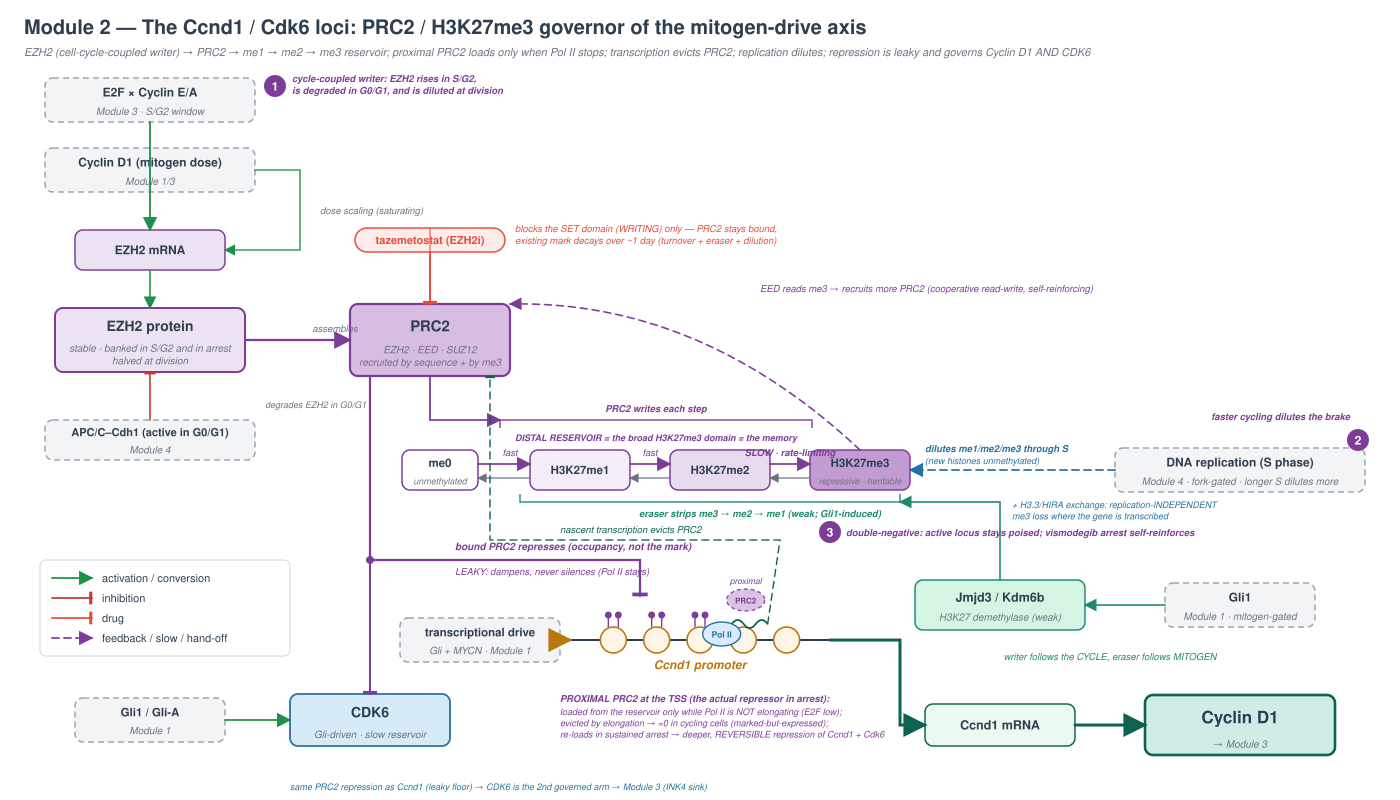

Here is the Python script that generated this plot:
"""Wireframe — Module 2: the Ccnd1 / Cdk6 loci (EZH2 → PRC2 → H3K27me3 reservoir; proximal PRC2; eraser; eviction;
S-phase dilution; leaky repression of BOTH Cyclin D1 and CDK6).

Boxes = species in the 2026-10 default branch of src/build_model_v44_heldt.py (EZH2_CORE_BLOCK with Cdh1-gated
degradation; serial me-chain with cooperative read-write, continuous fork-gated dilution and H3.3 exchange;
PRC2 catalytic/occupancy split; with_proximal_distal; with_cdk6_gli). No equations.
"""
import os, sys
sys.path.insert(0, os.path.dirname(__file__))
from wf import SVG, PAL

W, H = 1400, 800


def build():
    s = SVG(W, H)
    s.text(24, 34, "Module 2 — The Ccnd1 / Cdk6 loci: PRC2 / H3K27me3 governor of the mitogen-drive axis", fs=20, bold=True)
    s.text(24, 56, "EZH2 (cell-cycle-coupled writer) → PRC2 → me1 → me2 → me3 reservoir; proximal PRC2 loads only when Pol II stops; "
                   "transcription evicts PRC2; replication dilutes; repression is leaky and governs Cyclin D1 AND CDK6", fs=11, fill=PAL["grey"], italic=True)

    P, PL = PAL["ezh2_fill"], PAL["ezh2_line"]
    ER = "#1f8a70"

    # ---- EZH2 axis (left column) ----
    e2f_in = s.io(150, 100, "E2F × Cyclin E/A", sub="Module 3 · S/G2 window", w=210)
    cd_in = s.io(150, 170, "Cyclin D1 (mitogen dose)", sub="Module 1/3", w=210)
    ezm = s.node(150, 250, 150, 40, "EZH2 mRNA", fs=12, fill=P, stroke=PL)
    ez = s.node(150, 340, 190, 64, "EZH2 protein", sub="stable · banked in S/G2 and in arrest\nhalved at division", fs=14, fill=P, stroke=PL, sw=2)
    s.edge([e2f_in["b"], ezm["t"]], kind="act", width=1.8)
    s.edge([cd_in["r"], (300, 170), (300, 250), ezm["r"]], kind="act", width=1.4)
    s.label(320, 214, "dose scaling (saturating)", fs=9.5, anchor="start")
    s.edge([ezm["b"], ez["t"]], kind="act", width=1.6)
    s.badge(275, 86, 1)
    s.label(292, 82, "cycle-coupled writer: EZH2 rises in S/G2,\nis degraded in G0/G1, and is diluted at division", fs=9.5, anchor="start", color=PAL["fb"], bold=True)
    cdh1 = s.io(150, 440, "APC/C–Cdh1 (active in G0/G1)", sub="Module 4", w=210, h=40, fs=11)
    s.edge([cdh1["t"], ez["b"]], kind="inh", width=1.6)
    s.label(265, 408, "degrades EZH2 in G0/G1", fs=9, anchor="start")

    # ---- PRC2 ----
    prc2 = s.node(430, 340, 160, 72, "PRC2", sub="EZH2 · EED · SUZ12\nrecruited by sequence + by me3", fs=15, fill="#d7bde2", stroke=PL, sw=2.2)
    s.edge([ez["r"], prc2["l"]], kind="act", width=2.2, color=PL)
    s.label(335, 332, "assembles", fs=9.5)

    # EZH2i: catalytic inhibitor — blocks the SET domain (writing) only; PRC2 stays bound
    ezi = s.pill(430, 240, "tazemetostat (EZH2i)", w=150)
    s.edge([ezi["b"], prc2["t"]], kind="drug", width=2.0)
    s.label(515, 232, "blocks the SET domain (WRITING) only — PRC2 stays bound,\nexisting mark decays over ~1 day (turnover + eraser + dilution)",
            fs=9.5, color=PAL["drug"], anchor="start")

    # ---- methylation chain = the DISTAL RESERVOIR ----
    CY = 470
    xs = [440, 580, 720, 860]
    names = ["me0", "H3K27me1", "H3K27me2", "H3K27me3"]
    subs = ["unmethylated", None, None, "repressive · heritable"]
    fills = ["#ffffff", "#f4ecf7", "#e8daef", "#c39bd3"]
    ch = [s.node(x, CY, 100 if i else 76, 40, n, sub=sub, fs=11.5, fill=f, stroke=PL, sub_fs=9)
          for i, (x, n, sub, f) in enumerate(zip(xs, names, subs, fills))]
    for i in range(3):
        s.edge([(ch[i]["r"][0], CY - 6), (ch[i + 1]["l"][0], CY - 6)], kind="act", width=1.8, color=PL)
        s.edge([(ch[i + 1]["l"][0], CY + 8), (ch[i]["r"][0], CY + 8)], kind="plain", width=1.2)
    for i, lab in enumerate(["fast", "fast", "SLOW · rate-limiting"]):
        s.label((xs[i] + xs[i + 1]) / 2, CY - 14, lab, fs=9.5, color=PL, bold=(i == 2))
    s.line([(500, 428), (500, 420), (812, 420), (812, 428)], color=PL, width=1.4)
    s.edge([prc2["b"], (430, 420), (500, 420)], kind="act", width=1.8, color=PL)
    s.label(656, 412, "PRC2 writes each step", fs=9.5, color=PL, bold=True)
    s.label(656, 441, "DISTAL RESERVOIR = the broad H3K27me3 domain = the memory", fs=9, color=PL, bold=True)

    # erase bracket below
    s.line([(520, 494), (520, 502), (900, 502), (900, 494)], color=ER, width=1.4)
    jm = s.node(1000, 605, 170, 50, "Jmjd3 / Kdm6b", sub="H3K27 demethylase (weak)", fs=12.5, fill="#d5f5e3", stroke=ER)
    gli_in = s.io(1240, 605, "Gli1", sub="Module 1 · mitogen-gated", w=150)
    s.edge([gli_in["l"], jm["r"]], kind="act", width=1.6, color=ER)
    s.edge([jm["t"], (1000, 502), (900, 502)], kind="act", width=1.6, color=ER)
    s.label(760, 517, "eraser strips me3 → me2 → me1 (weak; Gli1-induced)", fs=9.5, color=ER, bold=True)
    s.label(1110, 660, "writer follows the CYCLE, eraser follows MITOGEN", fs=9.5, color=ER)

    # read-write feedback: me3 -> PRC2
    s.edge([ch[3]["t"], prc2["tr"]], kind="fb", width=1.6, curve=(700, 300))
    s.label(760, 292, "EED reads me3 → recruits more PRC2 (cooperative read-write, self-reinforcing)", fs=9.5, color=PAL["fb"], anchor="start")

    # replicative dilution (continuous, fork-gated) + H3.3 exchange
    rep = s.io(1240, 470, "DNA replication (S phase)", sub="Module 4 · fork-gated · longer S dilutes more", w=250)
    s.edge([rep["l"], ch[3]["r"]], kind="fb", width=1.8, color=PAL["blue"])
    s.label(925, 452, "dilutes me1/me2/me3 through S", fs=9.5, color=PAL["blue"], bold=True, anchor="start")
    s.label(925, 464, "(new histones unmethylated)", fs=9, color=PAL["blue"], anchor="start")
    s.badge(1358, 440, 2)
    s.label(1350, 420, "faster cycling dilutes the brake", fs=9.5, color=PAL["fb"], bold=True, anchor="end")
    s.label(1012, 508, "+ H3.3/HIRA exchange: replication-INDEPENDENT\n   me3 loss where the gene is transcribed", fs=9, color=PAL["blue"], anchor="start")

    # ---- promoter / transcription (proximal compartment) ----
    loc = s.locus(700, 640, w=260, n_nuc=5, marked=3)
    # proximal PRC2 occupancy (P_prox), dashed because ≈0 in cycling cells
    px, py = loc["pol2"][0] + 24, loc["y"] - 40
    s.body.append(f'<ellipse cx="{px}" cy="{py}" rx="19" ry="11" fill="#d7bde2" stroke="{PL}" stroke-width="1.4" stroke-dasharray="4,3" opacity="0.9"/>')
    s.text(px, py + 3.5, "PRC2", fs=8, anchor="middle", bold=True, fill=PL)
    s.label(px, py - 16, "proximal", fs=8.5, color=PL)
    d_in = s.io(480, 640, "transcriptional drive", sub="Gli + MYCN · Module 1", w=160, h=44, fs=11.5)
    s.edge([d_in["r"], loc["l"]], kind="act", width=3.0, color=PAL["prom_line"])
    # bound PRC2 represses (leaky) — shared by Ccnd1 and Cdk6
    s.edge([(prc2["bl"][0] + 20, prc2["bl"][1]), (370, 560), (640, 560), (640, 596)], kind="inh", width=2.2, color=PAL["fb"])
    s.dot(370, 560, color=PAL["fb"])
    s.label(455, 550, "bound PRC2 represses (occupancy, not the mark)", fs=10, color=PAL["fb"], bold=True, anchor="start")
    s.label(455, 575, "LEAKY: dampens, never silences (Pol II stays)", fs=9.5, color=PAL["fb"], anchor="start")
    # transcription evicts PRC2
    s.edge([loc["rna"], (780, 540), (490, 540), (490, prc2["b"][1])], kind="inh", width=1.4, color=PAL["teal"], dashed=True)
    s.label(560, 533, "nascent transcription evicts PRC2", fs=9.5, color=PAL["teal"], anchor="start")
    s.badge(830, 532, 3)
    s.label(846, 536, "double-negative: active locus stays poised; vismodegib arrest self-reinforces", fs=9.5, color=PAL["fb"], bold=True, anchor="start")
    # proximal compartment explanation
    s.label(560, 702, "PROXIMAL PRC2 at the TSS (the actual repressor in arrest):", fs=9.5, color=PL, anchor="start", bold=True)
    s.label(560, 715, "loaded from the reservoir only while Pol II is NOT elongating (E2F low);\n"
                      "evicted by elongation → ≈0 in cycling cells (marked-but-expressed);\n"
                      "re-loads in sustained arrest → deeper, REVERSIBLE repression of Ccnd1 + Cdk6", fs=9, color=PL, anchor="start")

    # ---- CDK6: the second governed arm ----
    cdk6 = s.node(370, 720, 160, 52, "CDK6", sub="Gli-driven · slow reservoir", fs=14, fill="#d6eaf8", stroke=PAL["blue"], sw=1.8)
    s.edge([(370, 560), cdk6["t"]], kind="inh", width=2.0, color=PAL["fb"])
    gli6 = s.io(150, 720, "Gli1 / Gli-A", sub="Module 1", w=150, h=44, fs=11.5)
    s.edge([gli6["r"], cdk6["l"]], kind="act", width=1.8)
    s.label(290, 790, "same PRC2 repression as Ccnd1 (leaky floor) → CDK6 is the 2nd governed arm → Module 3 (INK4 sink)", fs=9, color=PAL["blue"], anchor="start")

    # output
    mrna = s.node(1000, 725, 150, 42, "Ccnd1 mRNA", fs=12.5, fill="#eafaf1", stroke=PAL["teal"])
    cd = s.node(1240, 725, 190, 60, "Cyclin D1", sub="→ Module 3", fs=17, fill=PAL["cd_fill"], stroke=PAL["cd_line"], sw=2.6)
    s.edge([(loc["r"][0], 640), (900, 640), (900, 725), mrna["l"]], kind="act", width=3.0, color=PAL["teal"])
    s.edge([mrna["r"], cd["l"]], kind="act", width=3.0, color=PAL["teal"])

    s.legend(40, 560, [("act", "activation / conversion"), ("inh", "inhibition"), ("drug", "drug"),
                       ("fb", "feedback / slow / hand-off")])
    return s


if __name__ == "__main__":
    out = os.path.join(os.path.dirname(__file__), "module2_ccnd1_locus.svg")
    build().save(out)
    print("wrote", out)
